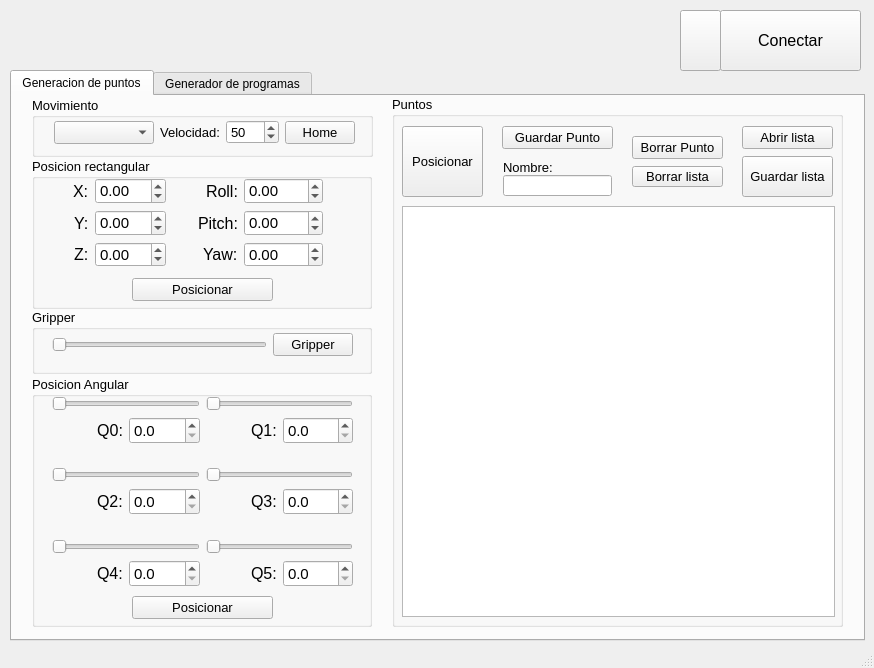
<?xml version="1.0" encoding="UTF-8"?>
<ui version="4.0">
 <class>InterfazEstandar</class>
 <widget class="QMainWindow" name="InterfazEstandar">
  <property name="geometry">
   <rect>
    <x>0</x>
    <y>0</y>
    <width>874</width>
    <height>668</height>
   </rect>
  </property>
  <property name="windowTitle">
   <string>Interfaz de control estandar</string>
  </property>
  <widget class="QWidget" name="centralwidget">
   <widget class="QTabWidget" name="tabWidget">
    <property name="geometry">
     <rect>
      <x>10</x>
      <y>70</y>
      <width>855</width>
      <height>571</height>
     </rect>
    </property>
    <property name="currentIndex">
     <number>0</number>
    </property>
    <widget class="QWidget" name="tab">
     <attribute name="title">
      <string>Generacion de puntos</string>
     </attribute>
     <widget class="QGroupBox" name="groupBox_4">
      <property name="geometry">
       <rect>
        <x>380</x>
        <y>0</y>
        <width>451</width>
        <height>531</height>
       </rect>
      </property>
      <property name="font">
       <font>
        <pointsize>10</pointsize>
       </font>
      </property>
      <property name="title">
       <string>Puntos</string>
      </property>
      <widget class="QTableWidget" name="PointList">
       <property name="enabled">
        <bool>true</bool>
       </property>
       <property name="geometry">
        <rect>
         <x>10</x>
         <y>110</y>
         <width>433</width>
         <height>411</height>
        </rect>
       </property>
      </widget>
      <widget class="QPushButton" name="Btn_GoPoint">
       <property name="geometry">
        <rect>
         <x>10</x>
         <y>30</y>
         <width>81</width>
         <height>71</height>
        </rect>
       </property>
       <property name="text">
        <string>Posicionar</string>
       </property>
      </widget>
      <widget class="QPushButton" name="Btn_SavePointList">
       <property name="geometry">
        <rect>
         <x>350</x>
         <y>60</y>
         <width>91</width>
         <height>41</height>
        </rect>
       </property>
       <property name="text">
        <string>Guardar lista</string>
       </property>
      </widget>
      <widget class="QPushButton" name="Btn_CleanPointList">
       <property name="geometry">
        <rect>
         <x>240</x>
         <y>70</y>
         <width>91</width>
         <height>21</height>
        </rect>
       </property>
       <property name="text">
        <string>Borrar lista</string>
       </property>
      </widget>
      <widget class="QPushButton" name="Btn_ListPoint">
       <property name="geometry">
        <rect>
         <x>110</x>
         <y>30</y>
         <width>111</width>
         <height>23</height>
        </rect>
       </property>
       <property name="text">
        <string>Guardar Punto</string>
       </property>
      </widget>
      <widget class="QPushButton" name="Btn_DeletPoint">
       <property name="geometry">
        <rect>
         <x>240</x>
         <y>40</y>
         <width>91</width>
         <height>23</height>
        </rect>
       </property>
       <property name="text">
        <string>Borrar Punto</string>
       </property>
      </widget>
      <widget class="QPushButton" name="Btn_LoadPointList">
       <property name="geometry">
        <rect>
         <x>350</x>
         <y>30</y>
         <width>91</width>
         <height>23</height>
        </rect>
       </property>
       <property name="text">
        <string>Abrir lista</string>
       </property>
      </widget>
      <widget class="QLabel" name="label_14">
       <property name="geometry">
        <rect>
         <x>111</x>
         <y>63</y>
         <width>50</width>
         <height>16</height>
        </rect>
       </property>
       <property name="text">
        <string>Nombre:</string>
       </property>
      </widget>
      <widget class="QLineEdit" name="in_PointName">
       <property name="geometry">
        <rect>
         <x>111</x>
         <y>79</y>
         <width>109</width>
         <height>21</height>
        </rect>
       </property>
       <property name="toolTip">
        <string>&lt;html&gt;&lt;head/&gt;&lt;body&gt;&lt;p align=&quot;center&quot;&gt;&lt;br/&gt;&lt;/p&gt;&lt;/body&gt;&lt;/html&gt;</string>
       </property>
       <property name="whatsThis">
        <string>&lt;html&gt;&lt;head/&gt;&lt;body&gt;&lt;p align=&quot;center&quot;&gt;&lt;br/&gt;&lt;/p&gt;&lt;/body&gt;&lt;/html&gt;</string>
       </property>
       <property name="text">
        <string/>
       </property>
      </widget>
     </widget>
     <widget class="QGroupBox" name="groupBox_5">
      <property name="geometry">
       <rect>
        <x>20</x>
        <y>1</y>
        <width>341</width>
        <height>60</height>
       </rect>
      </property>
      <property name="font">
       <font>
        <pointsize>10</pointsize>
       </font>
      </property>
      <property name="title">
       <string>Movimiento</string>
      </property>
      <widget class="QWidget" name="layoutWidget">
       <property name="geometry">
        <rect>
         <x>22</x>
         <y>10</y>
         <width>301</width>
         <height>51</height>
        </rect>
       </property>
       <layout class="QHBoxLayout" name="horizontalLayout_9">
        <item>
         <widget class="QComboBox" name="CBox_Movement">
          <property name="minimumSize">
           <size>
            <width>100</width>
            <height>0</height>
           </size>
          </property>
          <property name="maximumSize">
           <size>
            <width>80</width>
            <height>16777215</height>
           </size>
          </property>
         </widget>
        </item>
        <item>
         <layout class="QHBoxLayout" name="horizontalLayout_8">
          <item>
           <widget class="QLabel" name="label_23">
            <property name="text">
             <string>&lt;html&gt;&lt;head/&gt;&lt;body&gt;&lt;p align=&quot;right&quot;&gt;Velocidad:&lt;/p&gt;&lt;/body&gt;&lt;/html&gt;</string>
            </property>
           </widget>
          </item>
          <item>
           <widget class="QSpinBox" name="SBox_Speed">
            <property name="minimum">
             <number>1</number>
            </property>
            <property name="maximum">
             <number>120</number>
            </property>
            <property name="value">
             <number>50</number>
            </property>
           </widget>
          </item>
         </layout>
        </item>
        <item>
         <widget class="QPushButton" name="Btn_GoHome">
          <property name="maximumSize">
           <size>
            <width>70</width>
            <height>16777215</height>
           </size>
          </property>
          <property name="text">
           <string>Home</string>
          </property>
         </widget>
        </item>
       </layout>
      </widget>
     </widget>
     <widget class="QGroupBox" name="groupBox">
      <property name="geometry">
       <rect>
        <x>20</x>
        <y>62</y>
        <width>340</width>
        <height>151</height>
       </rect>
      </property>
      <property name="minimumSize">
       <size>
        <width>340</width>
        <height>130</height>
       </size>
      </property>
      <property name="font">
       <font>
        <pointsize>10</pointsize>
       </font>
      </property>
      <property name="title">
       <string>Posicion rectangular</string>
      </property>
      <widget class="QWidget" name="layoutWidget_2">
       <property name="geometry">
        <rect>
         <x>-10</x>
         <y>20</y>
         <width>301</width>
         <height>89</height>
        </rect>
       </property>
       <layout class="QGridLayout" name="gridLayout">
        <item row="0" column="2" alignment="Qt::AlignRight">
         <widget class="QLabel" name="label_4">
          <property name="maximumSize">
           <size>
            <width>80</width>
            <height>16777215</height>
           </size>
          </property>
          <property name="font">
           <font>
            <pointsize>12</pointsize>
           </font>
          </property>
          <property name="text">
           <string>Roll:</string>
          </property>
         </widget>
        </item>
        <item row="1" column="0" alignment="Qt::AlignRight">
         <widget class="QLabel" name="label_2">
          <property name="maximumSize">
           <size>
            <width>80</width>
            <height>16777215</height>
           </size>
          </property>
          <property name="font">
           <font>
            <pointsize>12</pointsize>
           </font>
          </property>
          <property name="text">
           <string>Y:</string>
          </property>
         </widget>
        </item>
        <item row="0" column="0" alignment="Qt::AlignRight">
         <widget class="QLabel" name="label">
          <property name="maximumSize">
           <size>
            <width>80</width>
            <height>16777215</height>
           </size>
          </property>
          <property name="font">
           <font>
            <pointsize>12</pointsize>
           </font>
          </property>
          <property name="text">
           <string>X:</string>
          </property>
         </widget>
        </item>
        <item row="2" column="0" alignment="Qt::AlignRight">
         <widget class="QLabel" name="label_3">
          <property name="maximumSize">
           <size>
            <width>80</width>
            <height>16777215</height>
           </size>
          </property>
          <property name="font">
           <font>
            <pointsize>12</pointsize>
           </font>
          </property>
          <property name="text">
           <string>Z:</string>
          </property>
         </widget>
        </item>
        <item row="2" column="2" alignment="Qt::AlignRight">
         <widget class="QLabel" name="label_6">
          <property name="maximumSize">
           <size>
            <width>80</width>
            <height>16777215</height>
           </size>
          </property>
          <property name="font">
           <font>
            <pointsize>12</pointsize>
           </font>
          </property>
          <property name="text">
           <string>Yaw:</string>
          </property>
         </widget>
        </item>
        <item row="1" column="2" alignment="Qt::AlignRight">
         <widget class="QLabel" name="label_5">
          <property name="maximumSize">
           <size>
            <width>80</width>
            <height>16777215</height>
           </size>
          </property>
          <property name="font">
           <font>
            <pointsize>12</pointsize>
           </font>
          </property>
          <property name="text">
           <string>Pitch:</string>
          </property>
         </widget>
        </item>
        <item row="0" column="1">
         <widget class="QDoubleSpinBox" name="in_X">
          <property name="font">
           <font>
            <pointsize>11</pointsize>
           </font>
          </property>
          <property name="minimum">
           <double>-40.000000000000000</double>
          </property>
          <property name="maximum">
           <double>40.000000000000000</double>
          </property>
         </widget>
        </item>
        <item row="1" column="1">
         <widget class="QDoubleSpinBox" name="in_Y">
          <property name="font">
           <font>
            <pointsize>11</pointsize>
           </font>
          </property>
          <property name="minimum">
           <double>-40.000000000000000</double>
          </property>
          <property name="maximum">
           <double>40.000000000000000</double>
          </property>
         </widget>
        </item>
        <item row="2" column="1">
         <widget class="QDoubleSpinBox" name="in_Z">
          <property name="font">
           <font>
            <pointsize>11</pointsize>
           </font>
          </property>
          <property name="minimum">
           <double>-2.000000000000000</double>
          </property>
          <property name="maximum">
           <double>40.000000000000000</double>
          </property>
         </widget>
        </item>
        <item row="0" column="3">
         <widget class="QDoubleSpinBox" name="in_Row">
          <property name="font">
           <font>
            <pointsize>11</pointsize>
           </font>
          </property>
          <property name="minimum">
           <double>-270.000000000000000</double>
          </property>
          <property name="maximum">
           <double>270.000000000000000</double>
          </property>
         </widget>
        </item>
        <item row="1" column="3">
         <widget class="QDoubleSpinBox" name="in_Pitch">
          <property name="font">
           <font>
            <pointsize>11</pointsize>
           </font>
          </property>
          <property name="minimum">
           <double>-270.000000000000000</double>
          </property>
          <property name="maximum">
           <double>270.000000000000000</double>
          </property>
         </widget>
        </item>
        <item row="2" column="3">
         <widget class="QDoubleSpinBox" name="in_Yaw">
          <property name="font">
           <font>
            <pointsize>11</pointsize>
           </font>
          </property>
          <property name="minimum">
           <double>-360.000000000000000</double>
          </property>
          <property name="maximum">
           <double>360.000000000000000</double>
          </property>
         </widget>
        </item>
       </layout>
      </widget>
      <widget class="QPushButton" name="Btn_RecMovement">
       <property name="geometry">
        <rect>
         <x>100</x>
         <y>120</y>
         <width>141</width>
         <height>23</height>
        </rect>
       </property>
       <property name="text">
        <string>Posicionar</string>
       </property>
      </widget>
     </widget>
     <widget class="QGroupBox" name="groupBox_2">
      <property name="geometry">
       <rect>
        <x>20</x>
        <y>213</y>
        <width>340</width>
        <height>65</height>
       </rect>
      </property>
      <property name="minimumSize">
       <size>
        <width>340</width>
        <height>65</height>
       </size>
      </property>
      <property name="font">
       <font>
        <pointsize>10</pointsize>
       </font>
      </property>
      <property name="title">
       <string>Gripper</string>
      </property>
      <widget class="QWidget" name="layoutWidget_3">
       <property name="geometry">
        <rect>
         <x>20</x>
         <y>20</y>
         <width>301</width>
         <height>31</height>
        </rect>
       </property>
       <layout class="QHBoxLayout" name="horizontalLayout">
        <item>
         <widget class="QSlider" name="Slider_Gripper">
          <property name="maximum">
           <number>100</number>
          </property>
          <property name="tracking">
           <bool>true</bool>
          </property>
          <property name="orientation">
           <enum>Qt::Horizontal</enum>
          </property>
         </widget>
        </item>
        <item>
         <widget class="QPushButton" name="Btn_Gripper">
          <property name="text">
           <string>Gripper</string>
          </property>
         </widget>
        </item>
       </layout>
      </widget>
     </widget>
     <widget class="QGroupBox" name="groupBox_3">
      <property name="geometry">
       <rect>
        <x>20</x>
        <y>280</y>
        <width>340</width>
        <height>251</height>
       </rect>
      </property>
      <property name="minimumSize">
       <size>
        <width>340</width>
        <height>200</height>
       </size>
      </property>
      <property name="font">
       <font>
        <pointsize>10</pointsize>
       </font>
      </property>
      <property name="title">
       <string>Posicion Angular</string>
      </property>
      <widget class="QWidget" name="layoutWidget_4">
       <property name="geometry">
        <rect>
         <x>20</x>
         <y>20</y>
         <width>301</width>
         <height>191</height>
        </rect>
       </property>
       <layout class="QGridLayout" name="gridLayout_2">
        <item row="0" column="0">
         <widget class="QSlider" name="Slider_Q1">
          <property name="maximum">
           <number>180</number>
          </property>
          <property name="tracking">
           <bool>true</bool>
          </property>
          <property name="orientation">
           <enum>Qt::Horizontal</enum>
          </property>
         </widget>
        </item>
        <item row="0" column="1">
         <widget class="QSlider" name="Slider_Q2">
          <property name="maximum">
           <number>180</number>
          </property>
          <property name="tracking">
           <bool>true</bool>
          </property>
          <property name="orientation">
           <enum>Qt::Horizontal</enum>
          </property>
         </widget>
        </item>
        <item row="1" column="0">
         <layout class="QHBoxLayout" name="horizontalLayout_2">
          <item>
           <widget class="QLabel" name="label_11">
            <property name="font">
             <font>
              <pointsize>12</pointsize>
             </font>
            </property>
            <property name="text">
             <string>&lt;html&gt;&lt;head/&gt;&lt;body&gt;&lt;p align=&quot;right&quot;&gt;Q0:&lt;/p&gt;&lt;/body&gt;&lt;/html&gt;</string>
            </property>
           </widget>
          </item>
          <item>
           <widget class="QDoubleSpinBox" name="in_Q1">
            <property name="font">
             <font>
              <pointsize>11</pointsize>
             </font>
            </property>
            <property name="specialValueText">
             <string/>
            </property>
            <property name="keyboardTracking">
             <bool>true</bool>
            </property>
            <property name="decimals">
             <number>1</number>
            </property>
            <property name="maximum">
             <double>180.000000000000000</double>
            </property>
           </widget>
          </item>
         </layout>
        </item>
        <item row="1" column="1">
         <layout class="QHBoxLayout" name="horizontalLayout_5">
          <item alignment="Qt::AlignRight">
           <widget class="QLabel" name="label_12">
            <property name="font">
             <font>
              <pointsize>12</pointsize>
             </font>
            </property>
            <property name="text">
             <string>Q1:</string>
            </property>
           </widget>
          </item>
          <item>
           <widget class="QDoubleSpinBox" name="in_Q2">
            <property name="font">
             <font>
              <pointsize>11</pointsize>
             </font>
            </property>
            <property name="decimals">
             <number>1</number>
            </property>
            <property name="maximum">
             <double>180.000000000000000</double>
            </property>
           </widget>
          </item>
         </layout>
        </item>
        <item row="2" column="0">
         <spacer name="verticalSpacer">
          <property name="orientation">
           <enum>Qt::Vertical</enum>
          </property>
          <property name="sizeHint" stdset="0">
           <size>
            <width>20</width>
            <height>18</height>
           </size>
          </property>
         </spacer>
        </item>
        <item row="2" column="1">
         <spacer name="verticalSpacer_2">
          <property name="orientation">
           <enum>Qt::Vertical</enum>
          </property>
          <property name="sizeHint" stdset="0">
           <size>
            <width>20</width>
            <height>18</height>
           </size>
          </property>
         </spacer>
        </item>
        <item row="3" column="0">
         <widget class="QSlider" name="Slider_Q3">
          <property name="maximum">
           <number>180</number>
          </property>
          <property name="tracking">
           <bool>true</bool>
          </property>
          <property name="orientation">
           <enum>Qt::Horizontal</enum>
          </property>
         </widget>
        </item>
        <item row="3" column="1">
         <widget class="QSlider" name="Slider_Q4">
          <property name="maximum">
           <number>180</number>
          </property>
          <property name="tracking">
           <bool>true</bool>
          </property>
          <property name="orientation">
           <enum>Qt::Horizontal</enum>
          </property>
         </widget>
        </item>
        <item row="4" column="0">
         <layout class="QHBoxLayout" name="horizontalLayout_3">
          <item alignment="Qt::AlignRight">
           <widget class="QLabel" name="label_8">
            <property name="font">
             <font>
              <pointsize>12</pointsize>
             </font>
            </property>
            <property name="text">
             <string>Q2:</string>
            </property>
           </widget>
          </item>
          <item>
           <widget class="QDoubleSpinBox" name="in_Q3">
            <property name="font">
             <font>
              <pointsize>11</pointsize>
             </font>
            </property>
            <property name="decimals">
             <number>1</number>
            </property>
            <property name="maximum">
             <double>180.000000000000000</double>
            </property>
           </widget>
          </item>
         </layout>
        </item>
        <item row="4" column="1">
         <layout class="QHBoxLayout" name="horizontalLayout_6">
          <item alignment="Qt::AlignRight">
           <widget class="QLabel" name="label_9">
            <property name="font">
             <font>
              <pointsize>12</pointsize>
             </font>
            </property>
            <property name="text">
             <string>Q3:</string>
            </property>
           </widget>
          </item>
          <item>
           <widget class="QDoubleSpinBox" name="in_Q4">
            <property name="font">
             <font>
              <pointsize>11</pointsize>
             </font>
            </property>
            <property name="decimals">
             <number>1</number>
            </property>
            <property name="maximum">
             <double>180.000000000000000</double>
            </property>
           </widget>
          </item>
         </layout>
        </item>
        <item row="5" column="0">
         <spacer name="verticalSpacer_4">
          <property name="orientation">
           <enum>Qt::Vertical</enum>
          </property>
          <property name="sizeHint" stdset="0">
           <size>
            <width>20</width>
            <height>18</height>
           </size>
          </property>
         </spacer>
        </item>
        <item row="5" column="1">
         <spacer name="verticalSpacer_3">
          <property name="orientation">
           <enum>Qt::Vertical</enum>
          </property>
          <property name="sizeHint" stdset="0">
           <size>
            <width>20</width>
            <height>18</height>
           </size>
          </property>
         </spacer>
        </item>
        <item row="6" column="0">
         <widget class="QSlider" name="Slider_Q5">
          <property name="maximum">
           <number>180</number>
          </property>
          <property name="tracking">
           <bool>true</bool>
          </property>
          <property name="orientation">
           <enum>Qt::Horizontal</enum>
          </property>
         </widget>
        </item>
        <item row="6" column="1">
         <widget class="QSlider" name="Slider_Q6">
          <property name="maximum">
           <number>180</number>
          </property>
          <property name="tracking">
           <bool>true</bool>
          </property>
          <property name="orientation">
           <enum>Qt::Horizontal</enum>
          </property>
         </widget>
        </item>
        <item row="7" column="0">
         <layout class="QHBoxLayout" name="horizontalLayout_4">
          <item alignment="Qt::AlignRight">
           <widget class="QLabel" name="label_7">
            <property name="font">
             <font>
              <pointsize>12</pointsize>
             </font>
            </property>
            <property name="text">
             <string>Q4:</string>
            </property>
           </widget>
          </item>
          <item>
           <widget class="QDoubleSpinBox" name="in_Q5">
            <property name="font">
             <font>
              <pointsize>11</pointsize>
             </font>
            </property>
            <property name="decimals">
             <number>1</number>
            </property>
            <property name="maximum">
             <double>180.000000000000000</double>
            </property>
           </widget>
          </item>
         </layout>
        </item>
        <item row="7" column="1">
         <layout class="QHBoxLayout" name="horizontalLayout_7">
          <item alignment="Qt::AlignRight">
           <widget class="QLabel" name="label_10">
            <property name="font">
             <font>
              <pointsize>12</pointsize>
             </font>
            </property>
            <property name="text">
             <string>Q5:</string>
            </property>
           </widget>
          </item>
          <item>
           <widget class="QDoubleSpinBox" name="in_Q6">
            <property name="font">
             <font>
              <pointsize>11</pointsize>
             </font>
            </property>
            <property name="decimals">
             <number>1</number>
            </property>
            <property name="maximum">
             <double>180.000000000000000</double>
            </property>
           </widget>
          </item>
         </layout>
        </item>
       </layout>
      </widget>
      <widget class="QPushButton" name="Btn_AngMovement">
       <property name="geometry">
        <rect>
         <x>100</x>
         <y>220</y>
         <width>141</width>
         <height>23</height>
        </rect>
       </property>
       <property name="text">
        <string>Posicionar</string>
       </property>
      </widget>
     </widget>
    </widget>
    <widget class="QWidget" name="tab_2">
     <attribute name="title">
      <string>Generador de programas</string>
     </attribute>
     <widget class="QTableWidget" name="PointList_2">
      <property name="geometry">
       <rect>
        <x>10</x>
        <y>110</y>
        <width>331</width>
        <height>371</height>
       </rect>
      </property>
     </widget>
     <widget class="QTableWidget" name="SequenceList">
      <property name="geometry">
       <rect>
        <x>589</x>
        <y>110</y>
        <width>250</width>
        <height>371</height>
       </rect>
      </property>
     </widget>
     <widget class="QGroupBox" name="fileManager">
      <property name="geometry">
       <rect>
        <x>190</x>
        <y>30</y>
        <width>491</width>
        <height>71</height>
       </rect>
      </property>
      <property name="title">
       <string>Trayectorias</string>
      </property>
      <widget class="QPushButton" name="Btn_SaveSequenceList">
       <property name="geometry">
        <rect>
         <x>370</x>
         <y>20</y>
         <width>111</width>
         <height>41</height>
        </rect>
       </property>
       <property name="text">
        <string>Guardar</string>
       </property>
      </widget>
      <widget class="QPushButton" name="Btn_CommandCtrl">
       <property name="geometry">
        <rect>
         <x>130</x>
         <y>20</y>
         <width>111</width>
         <height>41</height>
        </rect>
       </property>
       <property name="text">
        <string>Ejecutar
programa</string>
       </property>
      </widget>
      <widget class="QPushButton" name="Btn_LoadSequenceList">
       <property name="geometry">
        <rect>
         <x>250</x>
         <y>20</y>
         <width>111</width>
         <height>41</height>
        </rect>
       </property>
       <property name="text">
        <string>Abrir</string>
       </property>
      </widget>
      <widget class="QPushButton" name="Btn_LoadPointList_2">
       <property name="geometry">
        <rect>
         <x>10</x>
         <y>20</y>
         <width>111</width>
         <height>41</height>
        </rect>
       </property>
       <property name="text">
        <string>Abrir lista
de puntos</string>
       </property>
      </widget>
     </widget>
     <widget class="QGroupBox" name="groupBox_7">
      <property name="geometry">
       <rect>
        <x>360</x>
        <y>112</y>
        <width>211</width>
        <height>361</height>
       </rect>
      </property>
      <property name="title">
       <string>Modificador de trayectorias</string>
      </property>
      <widget class="QPushButton" name="Btn_GoPoint_2">
       <property name="geometry">
        <rect>
         <x>20</x>
         <y>100</y>
         <width>75</width>
         <height>31</height>
        </rect>
       </property>
       <property name="text">
        <string>Posicionar</string>
       </property>
      </widget>
      <widget class="QSpinBox" name="in_Gripper_2">
       <property name="geometry">
        <rect>
         <x>22</x>
         <y>154</y>
         <width>71</width>
         <height>22</height>
        </rect>
       </property>
       <property name="maximum">
        <number>100</number>
       </property>
       <property name="value">
        <number>50</number>
       </property>
      </widget>
      <widget class="QLabel" name="label_18">
       <property name="geometry">
        <rect>
         <x>22</x>
         <y>140</y>
         <width>47</width>
         <height>13</height>
        </rect>
       </property>
       <property name="text">
        <string>Gripper: </string>
       </property>
      </widget>
      <widget class="QPushButton" name="Btn_pushGripperToSequence">
       <property name="geometry">
        <rect>
         <x>100</x>
         <y>142</y>
         <width>90</width>
         <height>35</height>
        </rect>
       </property>
       <property name="text">
        <string>Agregar Gripper</string>
       </property>
      </widget>
      <widget class="QPushButton" name="Btn_pushPointToSequence">
       <property name="geometry">
        <rect>
         <x>100</x>
         <y>100</y>
         <width>90</width>
         <height>35</height>
        </rect>
       </property>
       <property name="text">
        <string>Agregar punto</string>
       </property>
      </widget>
      <widget class="QLabel" name="label_19">
       <property name="geometry">
        <rect>
         <x>20</x>
         <y>186</y>
         <width>47</width>
         <height>13</height>
        </rect>
       </property>
       <property name="text">
        <string>Delay:</string>
       </property>
      </widget>
      <widget class="QPushButton" name="Btn_pushDelayToSequence">
       <property name="geometry">
        <rect>
         <x>100</x>
         <y>188</y>
         <width>90</width>
         <height>35</height>
        </rect>
       </property>
       <property name="text">
        <string>Agregar Delay</string>
       </property>
      </widget>
      <widget class="QSpinBox" name="in_Delay">
       <property name="geometry">
        <rect>
         <x>22</x>
         <y>200</y>
         <width>71</width>
         <height>22</height>
        </rect>
       </property>
       <property name="maximum">
        <number>360</number>
       </property>
       <property name="value">
        <number>2</number>
       </property>
      </widget>
      <widget class="QComboBox" name="CBox_Movement_2">
       <property name="geometry">
        <rect>
         <x>100</x>
         <y>30</y>
         <width>90</width>
         <height>22</height>
        </rect>
       </property>
      </widget>
      <widget class="QLabel" name="label_20">
       <property name="geometry">
        <rect>
         <x>30</x>
         <y>30</y>
         <width>61</width>
         <height>16</height>
        </rect>
       </property>
       <property name="text">
        <string>movimiento:</string>
       </property>
      </widget>
      <widget class="QPushButton" name="Btn_ClearSequenceList">
       <property name="geometry">
        <rect>
         <x>20</x>
         <y>330</y>
         <width>171</width>
         <height>21</height>
        </rect>
       </property>
       <property name="text">
        <string>Descartar Trayectoria</string>
       </property>
      </widget>
      <widget class="QLabel" name="label_21">
       <property name="geometry">
        <rect>
         <x>40</x>
         <y>70</y>
         <width>47</width>
         <height>13</height>
        </rect>
       </property>
       <property name="text">
        <string>Velocidad:</string>
       </property>
      </widget>
      <widget class="QSpinBox" name="SBox_Speed_2">
       <property name="geometry">
        <rect>
         <x>100</x>
         <y>60</y>
         <width>51</width>
         <height>25</height>
        </rect>
       </property>
       <property name="minimum">
        <number>1</number>
       </property>
       <property name="value">
        <number>50</number>
       </property>
      </widget>
      <widget class="QPushButton" name="Btn_RemoveFromSequence">
       <property name="geometry">
        <rect>
         <x>20</x>
         <y>280</y>
         <width>171</width>
         <height>21</height>
        </rect>
       </property>
       <property name="text">
        <string>Eliminar de trayectoria</string>
       </property>
      </widget>
      <widget class="QWidget" name="layoutWidget_5">
       <property name="geometry">
        <rect>
         <x>20</x>
         <y>244</y>
         <width>171</width>
         <height>32</height>
        </rect>
       </property>
       <layout class="QHBoxLayout" name="horizontalLayout_10">
        <item>
         <widget class="QPushButton" name="Btn_MoveUp">
          <property name="minimumSize">
           <size>
            <width>0</width>
            <height>30</height>
           </size>
          </property>
          <property name="text">
           <string>Subir</string>
          </property>
         </widget>
        </item>
        <item>
         <widget class="QPushButton" name="Btn_MoveDown">
          <property name="minimumSize">
           <size>
            <width>0</width>
            <height>30</height>
           </size>
          </property>
          <property name="text">
           <string>Bajar</string>
          </property>
         </widget>
        </item>
       </layout>
      </widget>
     </widget>
    </widget>
   </widget>
   <widget class="QPushButton" name="Btn_Settings">
    <property name="geometry">
     <rect>
      <x>680</x>
      <y>10</y>
      <width>41</width>
      <height>61</height>
     </rect>
    </property>
    <property name="text">
     <string/>
    </property>
   </widget>
   <widget class="QPushButton" name="Btn_SerialConnect">
    <property name="geometry">
     <rect>
      <x>720</x>
      <y>10</y>
      <width>141</width>
      <height>61</height>
     </rect>
    </property>
    <property name="font">
     <font>
      <pointsize>12</pointsize>
     </font>
    </property>
    <property name="text">
     <string>Conectar</string>
    </property>
   </widget>
  </widget>
  <widget class="QMenuBar" name="menubar">
   <property name="geometry">
    <rect>
     <x>0</x>
     <y>0</y>
     <width>874</width>
     <height>21</height>
    </rect>
   </property>
  </widget>
  <widget class="QStatusBar" name="statusbar"/>
 </widget>
 <resources/>
 <connections/>
</ui>
